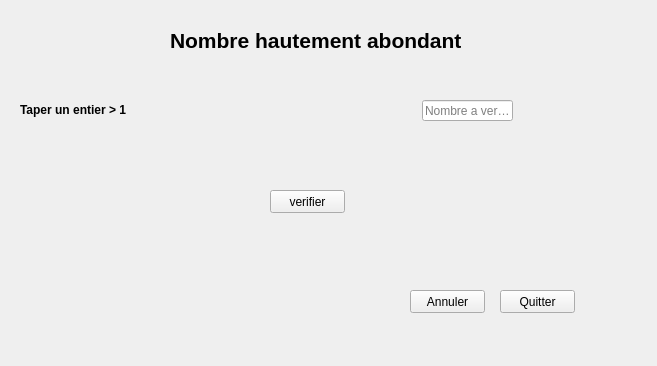
<?xml version="1.0" encoding="UTF-8"?>
<ui version="4.0">
 <class>Form</class>
 <widget class="QWidget" name="Form">
  <property name="geometry">
   <rect>
    <x>0</x>
    <y>0</y>
    <width>657</width>
    <height>366</height>
   </rect>
  </property>
  <property name="windowTitle">
   <string>Form</string>
  </property>
  <widget class="QLabel" name="label">
   <property name="geometry">
    <rect>
     <x>170</x>
     <y>10</y>
     <width>331</width>
     <height>61</height>
    </rect>
   </property>
   <property name="text">
    <string>&lt;html&gt;&lt;head/&gt;&lt;body&gt;&lt;p&gt;&lt;span style=&quot; font-size:16pt; font-weight:600;&quot;&gt;Nombre hautement abondant&lt;/span&gt;&lt;/p&gt;&lt;/body&gt;&lt;/html&gt;</string>
   </property>
  </widget>
  <widget class="QLabel" name="label_2">
   <property name="geometry">
    <rect>
     <x>20</x>
     <y>80</y>
     <width>131</width>
     <height>61</height>
    </rect>
   </property>
   <property name="text">
    <string>&lt;html&gt;&lt;head/&gt;&lt;body&gt;&lt;p&gt;&lt;span style=&quot; font-weight:600;&quot;&gt;Taper un entier &amp;gt; 1&lt;/span&gt;&lt;/p&gt;&lt;/body&gt;&lt;/html&gt;</string>
   </property>
  </widget>
  <widget class="QPushButton" name="verif">
   <property name="geometry">
    <rect>
     <x>270</x>
     <y>190</y>
     <width>75</width>
     <height>23</height>
    </rect>
   </property>
   <property name="text">
    <string>verifier</string>
   </property>
  </widget>
  <widget class="QLabel" name="res">
   <property name="geometry">
    <rect>
     <x>240</x>
     <y>220</y>
     <width>151</width>
     <height>21</height>
    </rect>
   </property>
   <property name="text">
    <string>&lt;html&gt;&lt;head/&gt;&lt;body&gt;&lt;p&gt;&lt;br/&gt;&lt;/p&gt;&lt;/body&gt;&lt;/html&gt;</string>
   </property>
  </widget>
  <widget class="QPushButton" name="pushButton_2">
   <property name="geometry">
    <rect>
     <x>410</x>
     <y>290</y>
     <width>75</width>
     <height>23</height>
    </rect>
   </property>
   <property name="text">
    <string>Annuler</string>
   </property>
  </widget>
  <widget class="QPushButton" name="pushButton_3">
   <property name="geometry">
    <rect>
     <x>500</x>
     <y>290</y>
     <width>75</width>
     <height>23</height>
    </rect>
   </property>
   <property name="text">
    <string>Quitter</string>
   </property>
  </widget>
  <widget class="QLineEdit" name="nb">
   <property name="geometry">
    <rect>
     <x>422</x>
     <y>100</y>
     <width>91</width>
     <height>21</height>
    </rect>
   </property>
   <property name="placeholderText">
    <string>Nombre a verifier</string>
   </property>
  </widget>
 </widget>
 <resources/>
 <connections/>
</ui>
